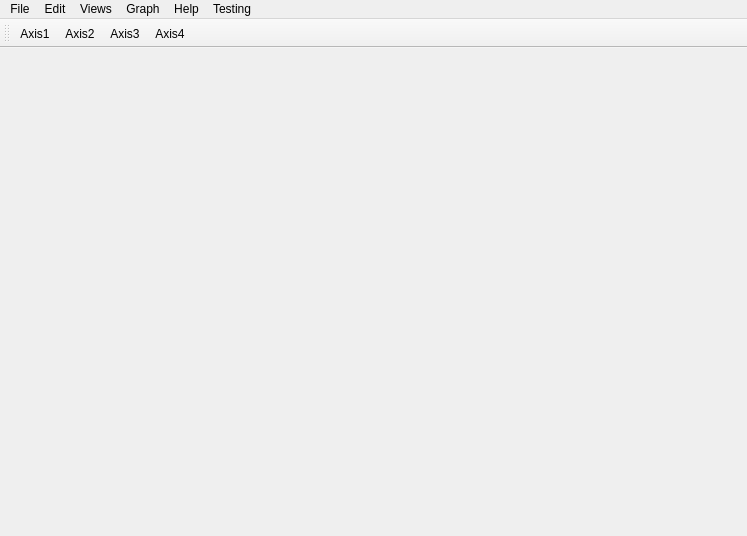
<?xml version="1.0" encoding="UTF-8"?>
<ui version="4.0">
 <class>MainWindow</class>
 <widget class="QMainWindow" name="MainWindow">
  <property name="geometry">
   <rect>
    <x>0</x>
    <y>0</y>
    <width>747</width>
    <height>536</height>
   </rect>
  </property>
  <property name="windowTitle">
   <string>George Group</string>
  </property>
  <property name="tabShape">
   <enum>QTabWidget::Rounded</enum>
  </property>
  <property name="unifiedTitleAndToolBarOnMac">
   <bool>true</bool>
  </property>
  <widget class="QWidget" name="centralwidget">
   <layout class="QGridLayout" name="gridLayout">
    <item row="0" column="0">
     <widget class="QWidget" name="graphWidget" native="true">
      <property name="minimumSize">
       <size>
        <width>600</width>
        <height>0</height>
       </size>
      </property>
      <layout class="QVBoxLayout" name="verticalLayout"/>
     </widget>
    </item>
   </layout>
  </widget>
  <widget class="QMenuBar" name="menubar">
   <property name="geometry">
    <rect>
     <x>0</x>
     <y>0</y>
     <width>747</width>
     <height>24</height>
    </rect>
   </property>
   <widget class="QMenu" name="menuFile">
    <property name="title">
     <string>File</string>
    </property>
    <widget class="QMenu" name="menuImport">
     <property name="title">
      <string>Import</string>
     </property>
     <addaction name="actionDirectory"/>
     <addaction name="actionFile"/>
    </widget>
    <addaction name="actionNew_Project_2"/>
    <addaction name="actionOpen_Project"/>
    <addaction name="actionRecent_Projects"/>
    <addaction name="separator"/>
    <addaction name="actionChange_Settings"/>
    <addaction name="actionSave_Data"/>
    <addaction name="actionLoad_Data"/>
    <addaction name="menuImport"/>
    <addaction name="actionPrint"/>
    <addaction name="separator"/>
    <addaction name="actionExit"/>
   </widget>
   <widget class="QMenu" name="menuEdit">
    <property name="title">
     <string>Edit</string>
    </property>
    <addaction name="actionCopy"/>
    <addaction name="actionPaste"/>
   </widget>
   <widget class="QMenu" name="menuViews">
    <property name="title">
     <string>Views</string>
    </property>
    <addaction name="actionFTIR"/>
    <addaction name="actionQCM"/>
    <addaction name="actionSE"/>
    <addaction name="actionXPS"/>
    <addaction name="actionXRD"/>
    <addaction name="actionCurve_Fitting"/>
    <addaction name="actionCalculator"/>
    <addaction name="separator"/>
    <addaction name="separator"/>
    <addaction name="actionProject_Tree"/>
    <addaction name="actionDataBrowser"/>
    <addaction name="actionConsole"/>
   </widget>
   <widget class="QMenu" name="menuFigure">
    <property name="title">
     <string>Graph</string>
    </property>
    <addaction name="separator"/>
    <addaction name="actionClear_Graph"/>
    <addaction name="actionSave_To_CSV"/>
    <addaction name="actionLegend_Toggle"/>
    <addaction name="actionSeaborn_Settings"/>
    <addaction name="actionBar_Graph"/>
    <addaction name="actionTight_Layout"/>
   </widget>
   <widget class="QMenu" name="menuHELP">
    <property name="title">
     <string>Help</string>
    </property>
    <addaction name="separator"/>
    <addaction name="actionQCM_Help"/>
    <addaction name="actionXPS_Help"/>
    <addaction name="actionFTIR_Help"/>
    <addaction name="actionSE_Help"/>
    <addaction name="separator"/>
    <addaction name="actionOther_Help"/>
   </widget>
   <widget class="QMenu" name="menuTesting">
    <property name="title">
     <string>Testing</string>
    </property>
    <addaction name="actionGraph_Test"/>
   </widget>
   <addaction name="menuFile"/>
   <addaction name="menuEdit"/>
   <addaction name="menuViews"/>
   <addaction name="menuFigure"/>
   <addaction name="menuHELP"/>
   <addaction name="menuTesting"/>
  </widget>
  <widget class="QToolBar" name="toolBar">
   <property name="windowTitle">
    <string>toolBar</string>
   </property>
   <attribute name="toolBarArea">
    <enum>TopToolBarArea</enum>
   </attribute>
   <attribute name="toolBarBreak">
    <bool>false</bool>
   </attribute>
   <addaction name="actionAxis1"/>
   <addaction name="actionAxis2"/>
   <addaction name="actionAxis3"/>
   <addaction name="actionAxis4"/>
  </widget>
  <action name="actionOpen_File">
   <property name="text">
    <string>Open File</string>
   </property>
  </action>
  <action name="actionOpen_Directory">
   <property name="text">
    <string>Open Directory</string>
   </property>
  </action>
  <action name="actionSave_Data">
   <property name="text">
    <string>Save Data</string>
   </property>
  </action>
  <action name="actionNew_Project">
   <property name="text">
    <string>New Project</string>
   </property>
  </action>
  <action name="actionCurrent_Path">
   <property name="text">
    <string>Current Path</string>
   </property>
  </action>
  <action name="actionExit">
   <property name="text">
    <string>Exit</string>
   </property>
  </action>
  <action name="actionFTIR">
   <property name="text">
    <string>FTIR</string>
   </property>
   <property name="shortcut">
    <string>Ctrl+F</string>
   </property>
  </action>
  <action name="actionQCM">
   <property name="text">
    <string>QCM</string>
   </property>
   <property name="shortcut">
    <string>Ctrl+M</string>
   </property>
  </action>
  <action name="actionPlot_Left">
   <property name="text">
    <string>Plot Left</string>
   </property>
  </action>
  <action name="actionPlot_Right">
   <property name="text">
    <string>Plot Right</string>
   </property>
  </action>
  <action name="actionClear">
   <property name="text">
    <string>Clear</string>
   </property>
  </action>
  <action name="actionGraph_Options">
   <property name="text">
    <string>Graph Options</string>
   </property>
  </action>
  <action name="actionSmooth">
   <property name="text">
    <string>Smooth</string>
   </property>
  </action>
  <action name="actionPlot_Mass">
   <property name="text">
    <string>Plot Mass</string>
   </property>
  </action>
  <action name="actionPlot_Pressure">
   <property name="text">
    <string>Plot Pressure</string>
   </property>
  </action>
  <action name="actionGet_Info">
   <property name="text">
    <string>Get Info</string>
   </property>
  </action>
  <action name="actionInitalize">
   <property name="text">
    <string>Initalize</string>
   </property>
  </action>
  <action name="actionLinear_Fit">
   <property name="text">
    <string>Linear Fit</string>
   </property>
  </action>
  <action name="actionClear_2">
   <property name="text">
    <string>Clear</string>
   </property>
  </action>
  <action name="actionHelp">
   <property name="text">
    <string>Help</string>
   </property>
  </action>
  <action name="actionRandom_Plot">
   <property name="text">
    <string>Random Plot</string>
   </property>
  </action>
  <action name="actionClear_Graph">
   <property name="text">
    <string>Clear Graph</string>
   </property>
  </action>
  <action name="actionAdd_Figure">
   <property name="text">
    <string>Add Figure</string>
   </property>
  </action>
  <action name="actionRemove_Figure">
   <property name="text">
    <string>Remove Plot</string>
   </property>
  </action>
  <action name="actionImport_File">
   <property name="text">
    <string>Import File</string>
   </property>
  </action>
  <action name="actionProject_View">
   <property name="text">
    <string>Project View</string>
   </property>
  </action>
  <action name="actionSystem_View">
   <property name="text">
    <string>System View</string>
   </property>
  </action>
  <action name="actionLinear_Fit_2">
   <property name="text">
    <string>Linear Fit</string>
   </property>
  </action>
  <action name="actionCorrect_From_First">
   <property name="text">
    <string>Correct From First</string>
   </property>
  </action>
  <action name="actionClear_Current_Data">
   <property name="text">
    <string>Clear Current Data</string>
   </property>
  </action>
  <action name="actionXPS">
   <property name="text">
    <string>XPS</string>
   </property>
   <property name="shortcut">
    <string>Ctrl+X</string>
   </property>
  </action>
  <action name="actionProject_Tree">
   <property name="text">
    <string>Project Tree</string>
   </property>
  </action>
  <action name="actionDataBrowser">
   <property name="text">
    <string>Data Browser</string>
   </property>
  </action>
  <action name="actionSE">
   <property name="text">
    <string>SE</string>
   </property>
   <property name="shortcut">
    <string>Ctrl+S</string>
   </property>
  </action>
  <action name="actionConsole">
   <property name="text">
    <string>Console</string>
   </property>
  </action>
  <action name="actionQCM_Help">
   <property name="text">
    <string>QCM Help</string>
   </property>
  </action>
  <action name="actionFTIR_Help">
   <property name="text">
    <string>FTIR Help</string>
   </property>
  </action>
  <action name="actionXPS_Help">
   <property name="text">
    <string>XPS Help</string>
   </property>
  </action>
  <action name="actionSE_Help">
   <property name="text">
    <string>SE Help</string>
   </property>
  </action>
  <action name="actionOther_Help">
   <property name="text">
    <string>Other Help</string>
   </property>
  </action>
  <action name="actionLegend_Toggle">
   <property name="checkable">
    <bool>true</bool>
   </property>
   <property name="text">
    <string>Legend Toggle</string>
   </property>
  </action>
  <action name="actionSave_To_CSV">
   <property name="text">
    <string>Save To CSV</string>
   </property>
  </action>
  <action name="actionDark">
   <property name="text">
    <string>Dark</string>
   </property>
  </action>
  <action name="actionLight">
   <property name="text">
    <string>Light</string>
   </property>
  </action>
  <action name="actionDarkGrid">
   <property name="text">
    <string>DarkGrid</string>
   </property>
  </action>
  <action name="actionLightGrid">
   <property name="text">
    <string>LightGrid</string>
   </property>
  </action>
  <action name="actionTicks">
   <property name="text">
    <string>Ticks</string>
   </property>
  </action>
  <action name="actionPaper">
   <property name="text">
    <string>Paper</string>
   </property>
  </action>
  <action name="actionTalk">
   <property name="text">
    <string>Talk</string>
   </property>
  </action>
  <action name="actionNotebook">
   <property name="text">
    <string>Notebook</string>
   </property>
  </action>
  <action name="actionPoster">
   <property name="text">
    <string>Poster</string>
   </property>
  </action>
  <action name="action1">
   <property name="text">
    <string>1</string>
   </property>
  </action>
  <action name="action2">
   <property name="text">
    <string>2</string>
   </property>
  </action>
  <action name="action3">
   <property name="text">
    <string>3</string>
   </property>
  </action>
  <action name="actionDirectory">
   <property name="text">
    <string>Directory</string>
   </property>
  </action>
  <action name="actionFile">
   <property name="text">
    <string>File</string>
   </property>
  </action>
  <action name="actionCopy">
   <property name="text">
    <string>Copy</string>
   </property>
  </action>
  <action name="actionPaste">
   <property name="text">
    <string>Paste</string>
   </property>
  </action>
  <action name="action4">
   <property name="text">
    <string>4</string>
   </property>
  </action>
  <action name="action5">
   <property name="text">
    <string>5</string>
   </property>
  </action>
  <action name="actiondeep">
   <property name="text">
    <string>deep</string>
   </property>
  </action>
  <action name="actionblue">
   <property name="text">
    <string>blue</string>
   </property>
  </action>
  <action name="actionflare">
   <property name="text">
    <string>flare</string>
   </property>
  </action>
  <action name="actionhls">
   <property name="text">
    <string>hls</string>
   </property>
  </action>
  <action name="actionmako">
   <property name="text">
    <string>mako</string>
   </property>
  </action>
  <action name="actioncrest">
   <property name="text">
    <string>crest</string>
   </property>
  </action>
  <action name="actionmagma">
   <property name="text">
    <string>magma</string>
   </property>
  </action>
  <action name="actioncubehelix">
   <property name="text">
    <string>cubehelix</string>
   </property>
  </action>
  <action name="actionlight_b">
   <property name="text">
    <string>light:b</string>
   </property>
  </action>
  <action name="actionseagreen">
   <property name="text">
    <string>seagreen</string>
   </property>
  </action>
  <action name="actionspectral">
   <property name="text">
    <string>spectral</string>
   </property>
  </action>
  <action name="actioncoolwarm">
   <property name="text">
    <string>coolwarm</string>
   </property>
  </action>
  <action name="actionSeaborn_Settings">
   <property name="text">
    <string>Seaborn Settings</string>
   </property>
  </action>
  <action name="actionNew_Project_2">
   <property name="text">
    <string>New Project</string>
   </property>
  </action>
  <action name="actionOpen_Project">
   <property name="text">
    <string>Open Project</string>
   </property>
  </action>
  <action name="actionRecent_Projects">
   <property name="text">
    <string>Recent Projects</string>
   </property>
  </action>
  <action name="actionSettings">
   <property name="text">
    <string>Settings</string>
   </property>
  </action>
  <action name="actionPrint">
   <property name="text">
    <string>Print</string>
   </property>
  </action>
  <action name="actionSettings_2">
   <property name="text">
    <string>Settings</string>
   </property>
  </action>
  <action name="actionSettings_3">
   <property name="text">
    <string>Settings</string>
   </property>
  </action>
  <action name="actionSettings_4">
   <property name="text">
    <string>Settings</string>
   </property>
  </action>
  <action name="actionSettings_5">
   <property name="text">
    <string>Settings</string>
   </property>
  </action>
  <action name="actionSettings_6">
   <property name="text">
    <string>Settings</string>
   </property>
  </action>
  <action name="actionChange_Settings">
   <property name="text">
    <string>Change Settings</string>
   </property>
  </action>
  <action name="actionCurve_Fitting">
   <property name="text">
    <string>Curve Fitting</string>
   </property>
   <property name="shortcut">
    <string>Ctrl+S</string>
   </property>
  </action>
  <action name="actionLoad_Data">
   <property name="text">
    <string>Load Data</string>
   </property>
  </action>
  <action name="actionCalculator">
   <property name="text">
    <string>Calculator</string>
   </property>
  </action>
  <action name="actionBar_Graph">
   <property name="text">
    <string>Bar Graph</string>
   </property>
  </action>
  <action name="actionGraph_Test">
   <property name="text">
    <string>Graph_Test</string>
   </property>
  </action>
  <action name="actionTight_Layout">
   <property name="text">
    <string>Tight Layout</string>
   </property>
   <property name="shortcut">
    <string>Ctrl+I</string>
   </property>
  </action>
  <action name="actionXRD">
   <property name="text">
    <string>XRD</string>
   </property>
  </action>
  <action name="actionAxis1">
   <property name="checkable">
    <bool>true</bool>
   </property>
   <property name="text">
    <string>Axis1</string>
   </property>
  </action>
  <action name="actionAxis2">
   <property name="text">
    <string>Axis2</string>
   </property>
  </action>
  <action name="actionAxis3">
   <property name="text">
    <string>Axis3</string>
   </property>
  </action>
  <action name="actionAxis4">
   <property name="text">
    <string>Axis4</string>
   </property>
  </action>
 </widget>
 <resources/>
 <connections/>
</ui>
